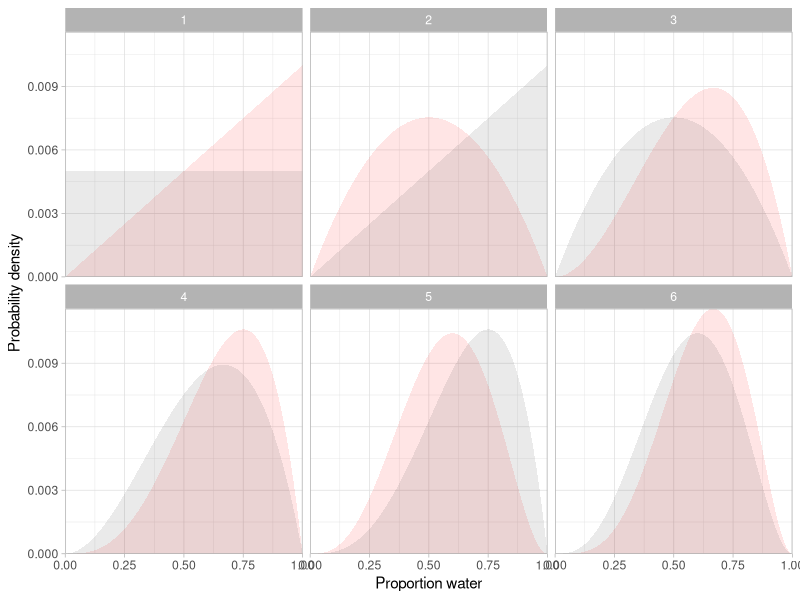
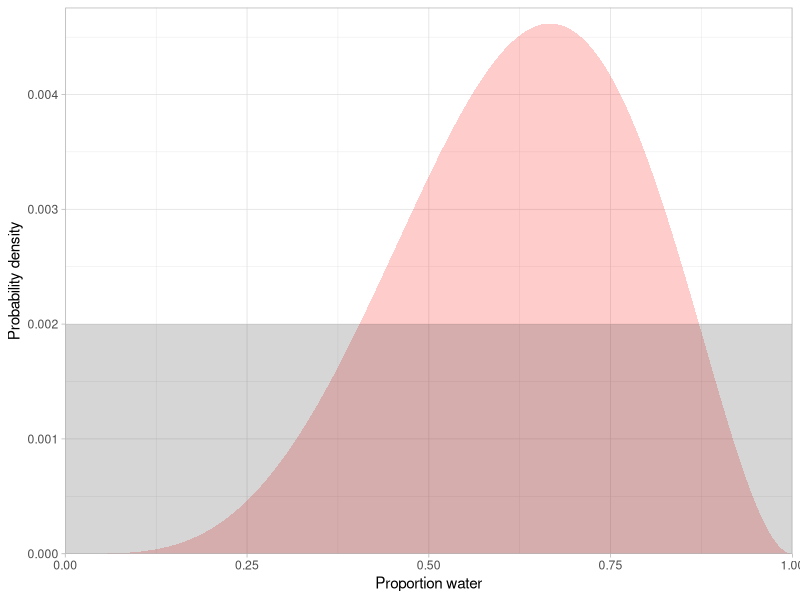
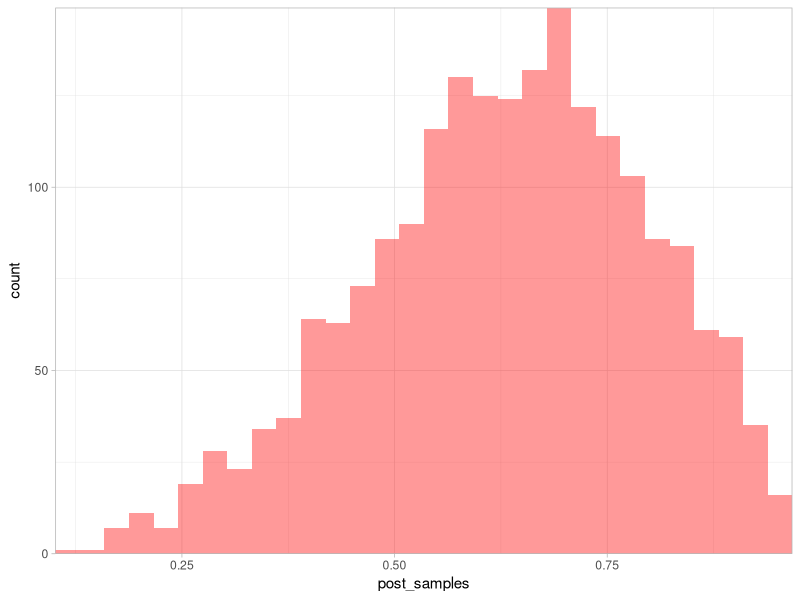
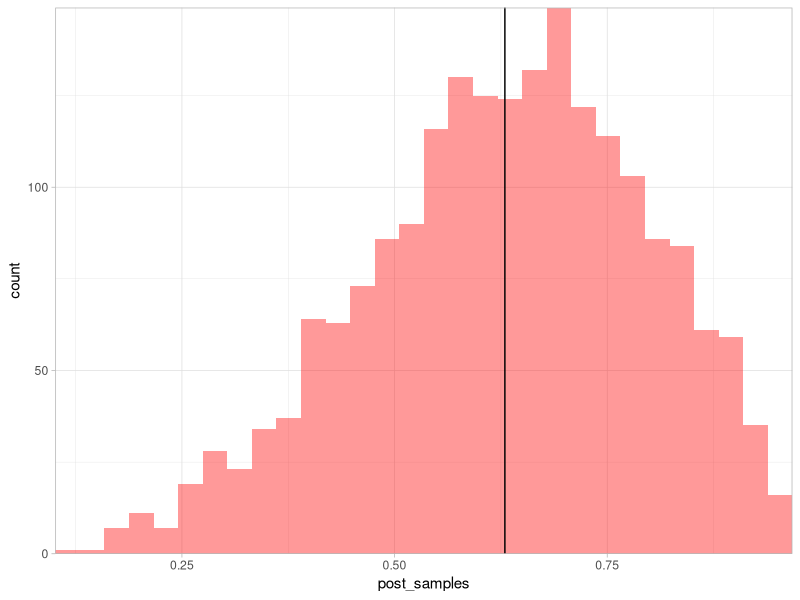
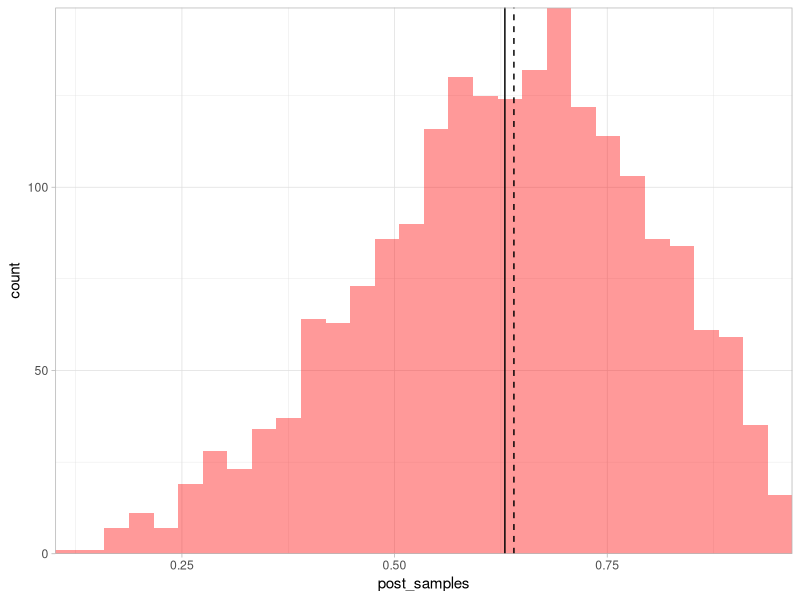
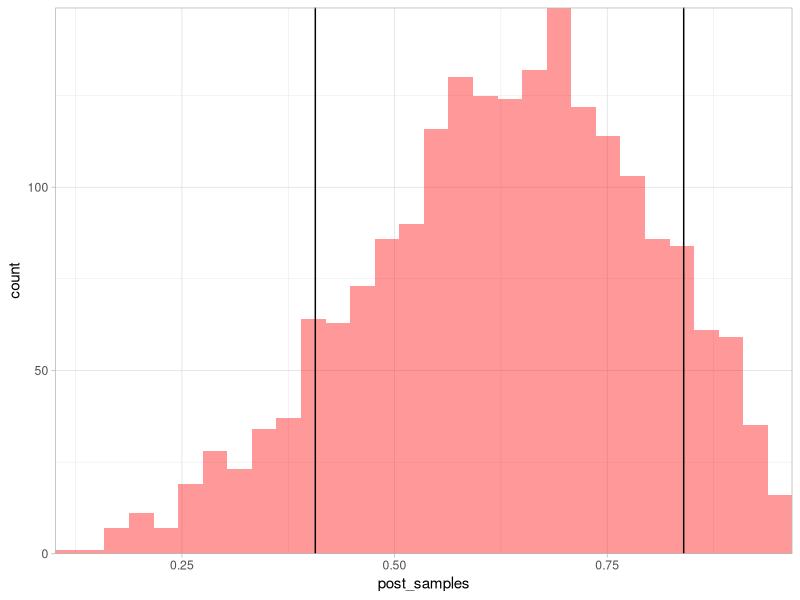
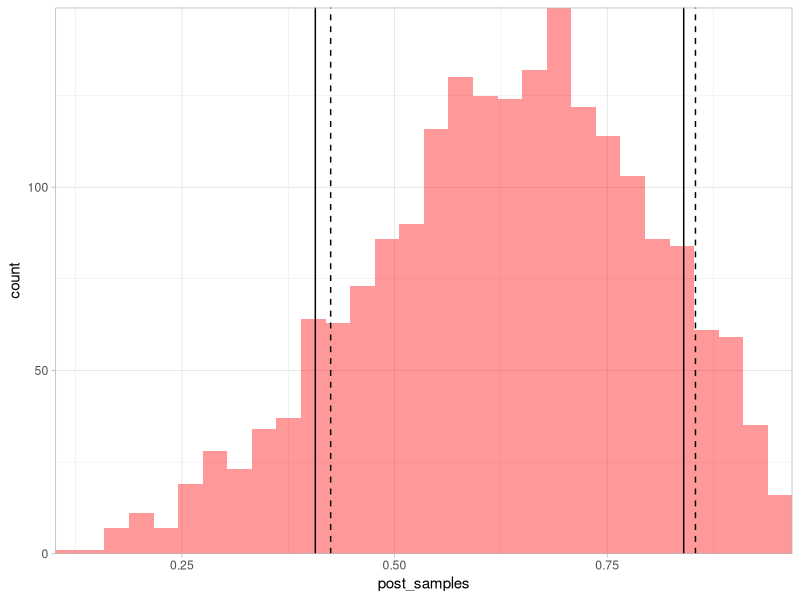
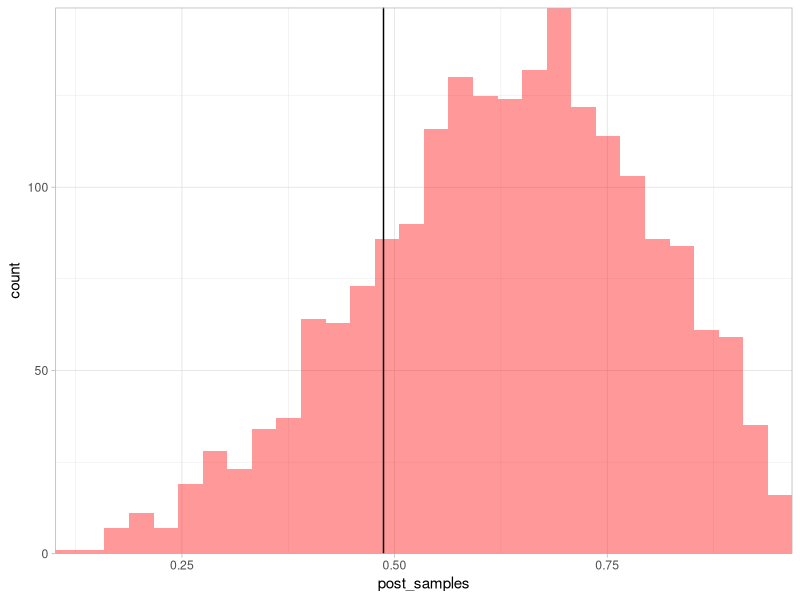

Here is the R script that generated these plots, in order:
## ---- chunk 1
knitr::opts_chunk$set(
  collapse = TRUE,
  comment = "#>",
  fig.width = 6,
  fig.asp = 0.618,
  fig.align = "center"
)
## ---- chunk 2
library(ggplot2)
library(dplyr)
theme_set(theme_light())
## ---- chunk 3
dat <- c("W", "L", "W", "W", "L", "W")
length(dat)
dat <- ifelse(dat == "W", 1, 0)

N <- 200
p <- seq(0, 1, length.out = N)

# --------------------
# try different priors:
prior <- dunif(p, 0, 1)
# prior <- dbinom(2, size = 3, prob = p)
# prior <- dbinom(7, size = 10, prob = p)
# prior <- dbinom(71, size = 100, prob = p)
# prior <- dbinom(5, size = 10, prob = p)
# prior <- dnorm(p, mean = 0.5, sd = 0.3)
# prior <- dbeta(p, shape1 = 3, shape2 = 2)
# prior <- dnorm(p, mean = 0.5, sd = 0.25);prior[1:100] <- 0
# --------------------

prior <- prior / sum(prior) # make sure it sums to 1

out <- list()
for (i in seq_along(dat)) {
  likelihood <- dbinom(sum(dat[i]), size = 1, prob = p) # data likelihood
  posterior <- likelihood * prior # Bayes rule numerator
  posterior <- posterior / sum(posterior) # make sure it sums to 1
  out[[i]] <- data.frame(p, prior, posterior, toss = i) # save it
  prior <- posterior # for next time
}
out <- bind_rows(out)

ggplot(out, aes(x = p, ymax = posterior, ymin = 0, group = toss)) +
  geom_ribbon(alpha = 0.1, fill = "red") +
  geom_ribbon(aes(x = p, ymax = prior, ymin = 0), alpha = 0.1) +
  coord_cartesian(expand = FALSE) +
  xlab("Proportion water") +
  ylab("Probability density") +
  facet_wrap(~toss)
## ---- chunk 4
N <- 500 # bigger for smoother histograms below
p <- seq(0, 1, length.out = N)

prior <- dunif(p, 0, 1) / length(p)
# prior <- dbinom(2, size = 3, prob = p)
# prior <- dnorm(p, mean = 0.5, sd = 0.25)
# prior <- dbeta(p, shape1 = 3, shape2 = 2)
# prior <- dnorm(p, mean = 0.5, sd = 0.25);prior[1:100] <- 0
# prior <- c(1:250, 250:1)
prior <- prior / sum(prior)

likelihood <- dbinom(sum(dat), size = length(dat), prob = p)
posterior <- likelihood * prior
posterior <- posterior / sum(posterior)

ggplot(tibble(posterior, prior), 
  aes(x = p, ymax = posterior, ymin = 0)) +
  geom_ribbon(alpha = 0.2, fill = "red") +
  geom_ribbon(aes(x = p, ymax = prior, ymin = 0), alpha = 0.2) +
  coord_cartesian(expand = FALSE, ylim = c(0, 1.03 * max(c(posterior, prior)))) +
  xlab("Proportion water") +
  ylab("Probability density")
## ---- chunk 5
post_samples <- sample(p, prob = posterior, size = 2000, replace = TRUE)
## ---- chunk 6
g <- ggplot(tibble(post_samples), aes(post_samples)) + 
  geom_histogram(bins = 30, alpha = 0.4, fill = "red") +
  coord_cartesian(expand = FALSE)
g
## ---- chunk 7
q <- mean(post_samples)
g + geom_vline(xintercept = q)

q_median <- median(post_samples)
g + geom_vline(xintercept = q) + geom_vline(xintercept = q_median, lty = 2)
## ---- chunk 8
q <- quantile(post_samples, probs = c(0.1, 0.9))
g + geom_vline(xintercept = q)
## ---- chunk 9
q_hpd <- coda::HPDinterval(coda::as.mcmc(post_samples), prob = 0.8)
q_hpd <- as.numeric(q_hpd)
q_hpd
g + geom_vline(xintercept = q) + geom_vline(xintercept = q_hpd, lty = 2)
## ---- chunk 10
q <- sort(post_samples)[round(0.2 * length(post_samples))]
q
g + geom_vline(xintercept = q)
## ---- chunk 11
sum(post_samples > 0.5) / length(post_samples)
mean(post_samples > 0.5)
g + geom_vline(xintercept = 0.5)
## ---- chunk 12
mean(post_samples > 0.6 & post_samples < 0.8)
g + geom_vline(xintercept = c(0.6, 0.8))
